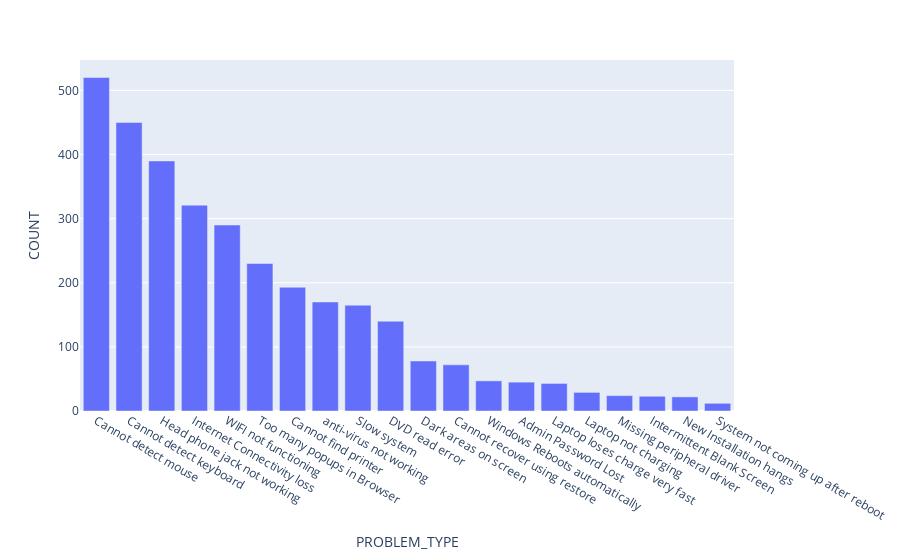

Notebook source saved alongside this figure:
### Code cell
plot = px.bar(df, x="PROBLEM_TYPE", y="COUNT",  hover_data=df.columns)
plot.update_layout(xaxis={'categoryorder':'total descending'})

### Figure 1 — Plotly figure (JSON) as saved in the notebook; plotly's stock layout.template omitted (floating-point values rounded to 4 significant figures)
{"data": [{"alignmentgroup": "True", "customdata": [[2.3, 54, 0.15, 0], [3.1, 132, 0.3, 0.03], [4, 154, 0.02, 0.05], [1.2, 32, 0.03, 0], [1, 5, 0.21, 0], [3.3, 140, 0.14, 0.01], [4.3, 143, 0.21, 0.06], [1.3, 23, 0.02, 0], [1.2, 33, 0.03, 0], [2.8, 180, 0.04, 0], [1, 8, 0.25, 0], [1, 7, 0.28, 0], [1, 9, 0.27, 0], [1.7, 23, 0.05, 0.04], [2.3, 125, 0.02, 0], [1.1, 11, 0.22, 0], [2.2, 45, 0.35, 0.22], [2.1, 56, 0.31, 0.28], [2.2, 44, 0.19, 0.21], [1.3, 32, 0.04, 0]], "hovertemplate": "PROBLEM_TYPE=%{x}<br>COUNT=%{y}<br>AVG_CALLS_TO_RESOLVE=%{customdata[0]}<br>AVG_RESOLUTION_TIME=%{customdata[1]}<br>REOCCUR_RATE=%{customdata[2]}<br>REPLACEMENT_RATE=%{customdata[3]}<extra></extra>", "legendgroup": "", "marker": {"color": "#636efa"}, "name": "", "offsetgroup": "", "orientation": "v", "showlegend": false, "textposition": "auto", "type": "bar", "x": ["Admin Password Lost", "Windows Reboots automatically", "System not coming up after reboot", "Slow system", "Internet Connectivity loss", "New Installation hangs", "Intermittent Blank Screen", "Too many popups in Browser", "Cannot find printer", "Missing peripheral driver", "Cannot detect keyboard", "Cannot detect mouse", "Head phone jack not working", "DVD read error", "Cannot recover using restore", "WIFI not functioning", "Laptop not charging", "Laptop loses charge very fast", "Dark areas on screen", "anti-virus not working"], "xaxis": "x", "y": [45, 47, 12, 165, 321, 22, 23, 230, 193, 24, 450, 520, 390, 140, 72, 290, 29, 43, 78, 170], "yaxis": "y"}], "layout": {"barmode": "relative", "legend": {"tracegroupgap": 0}, "margin": {"t": 60}, "xaxis": {"anchor": "y", "categoryorder": "total descending", "domain": [0, 1], "title": {"text": "PROBLEM_TYPE"}}, "yaxis": {"anchor": "x", "domain": [0, 1], "title": {"text": "COUNT"}}}}
